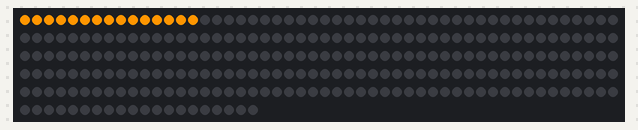
The sketch below on a simulated Arduino Uno, built with avr-gcc and run on an emulated ATmega328P. Shown: 270 RGB LEDs in strip order, left to right, continuing on the next row.

Above: at 0.47 s.
At 2.64 s:
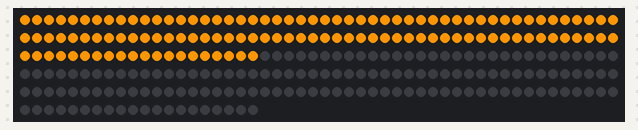
At 4.81 s:
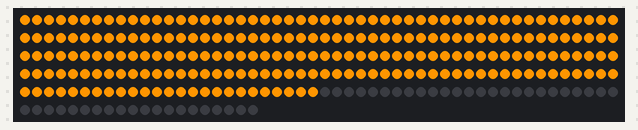
At 10.96 s:
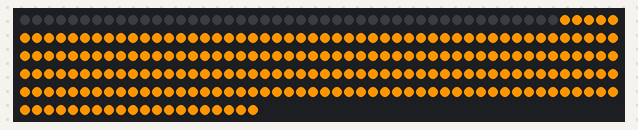
At 27.6 s:
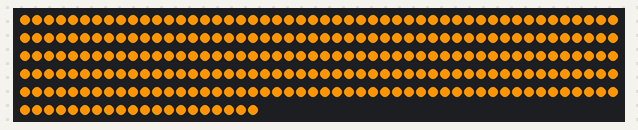
At 39.78 s:
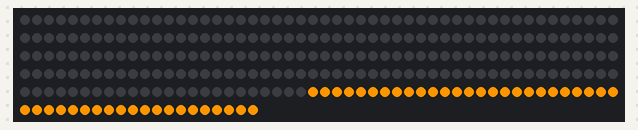

Measured:
- what the display in image 4 shows lasts 5.1 s, from 27.5 s to 32.6 s

The sketch:

TWCK_GoldenLights_Main.ino
```cpp
#include <FastLED.h>

#define NUM_LEDS 270
#define DATA_PIN 2

CRGB leds[NUM_LEDS];
uint8_t pos = 0;

void setup() {
  FastLED.addLeds<WS2812B, DATA_PIN, GRB>(leds, NUM_LEDS).setCorrection(TypicalLEDStrip);
  FastLED.clear(true);
  FastLED.setBrightness(250);  // safer for power
}

void loop() {


  // LeftPillar_LeftSide_RainUp(255, 150, 0);
  // LeftPillar_Middle_RainUp(255, 150, 0);
  // LeftPillar_RightSide_RainDown(255, 150, 0);

  // OffAll();
  // LeftPillar_RightSide_RainUp(255, 150, 0);
  // LeftPillar_Middle_RainDown(255, 150, 0);
  // LeftPillar_LeftSide_RainDown(255, 150, 0);
  // OffAll();


  // //blink all
  // for (int a = 0; a < 9; a++) {
  //   LeftPillar_OnAll(255, 150, 0);
  //   delay(100);
  //   OffAll();
  //   delay(100);
  // }

  // LeftPillar_OnAll(255, 150, 0);
  // delay(10000);
  // OffAll();
  // delay(1000);


  // LeftPillar_LeftSide_RainUp(255, 255, 175);
  // LeftPillar_Middle_RainUp(255, 255, 175);
  // LeftPillar_RightSide_RainDown(255, 255, 175);

  // OffAll();
  // LeftPillar_RightSide_RainUp(255, 255, 175);
  // LeftPillar_Middle_RainDown(255, 255, 175);
  // LeftPillar_LeftSide_RainDown(255, 255, 175);
  // OffAll();


  // //blink all
  // for (int a = 0; a < 9; a++) {
  //   LeftPillar_OnAll(255, 255, 175);
  //   delay(100);
  //   OffAll();
  //   delay(100);
  // }

  // LeftPillar_OnAll(255, 255, 175);
  // delay(10000);
  // OffAll();
  // delay(1000);


  // =======================
  // LeftPillar_OnAll_Even(255,150,0);
  // delay(300);
  // LeftPillar_OnAll_Odd(255,150,0);
  // delay(0);

  //RAIN LEFT TO RIGHT
  RainLeftPillar(255, 150, 0);
  OffAll();
  delay(500);

  //RAIN RIGHT TO LEFT
  RainRightPillar(255, 150, 0);

  delay(500);
  OffAll();
  delay(500);

  for (int a = 0; a < 10; a++) {
    LeftPillar_OnAll(255, 150, 0);
    delay(100);
    OffAll();
    RightPillar_OnAll(255, 150, 0);
    delay(100);
    OffAll();
  }

  LeftPillar_OnAll(255, 150, 0);
  RightPillar_OnAll(255, 150, 0);
  delay(5000);

  for (int b = 0; b < 30; b++) {
    LeftPillar_OnAll_Even(255, 150, 0);
    RightPillar_OnAll_Even(255, 150, 0);
    delay(100);
    LeftPillar_OnAll_Odd(255, 150, 0);
    RightPillar_OnAll_Odd(255, 150, 0);
    delay(100);
  }
  LeftPillar_OnAll(255, 150, 0);
  RightPillar_OnAll(255, 150, 0);
  delay(5000);
  OffAll();
}

void RainLeftPillar(uint8_t ColorRed, uint8_t ColorGreen, uint8_t ColorBlue) {
  //RAIN LEFT TO RIGHT
  LeftPillar_LeftSide_RainUp(ColorRed, ColorGreen, ColorBlue);
  LeftPillar_Middle_RainUp(ColorRed, ColorGreen, ColorBlue);
  LeftPillar_RightSide_RainDown(ColorRed, ColorGreen, ColorBlue);
  RightPillar_LeftSide_RainUp(ColorRed, ColorGreen, ColorBlue);
  RightPillar_Middle_RainDown(ColorRed, ColorGreen, ColorBlue);
  RightPillar_RightSide_RainDown(ColorRed, ColorGreen, ColorBlue);
}

void RainRightPillar(uint8_t ColorRed, uint8_t ColorGreen, uint8_t ColorBlue) {
  RightPillar_RightSide_RainUp(ColorRed, ColorGreen, ColorBlue);
  RightPillar_Middle_RainUp(ColorRed, ColorGreen, ColorBlue);
  RightPillar_LeftSide_RainDown(ColorRed, ColorGreen, ColorBlue);
  LeftPillar_RightSide_RainUp(ColorRed, ColorGreen, ColorBlue);
  LeftPillar_Middle_RainDown(ColorRed, ColorGreen, ColorBlue);
  LeftPillar_LeftSide_RainDown(ColorRed, ColorGreen, ColorBlue);
}


void OffAll() {
  for (int i = 0; i <= NUM_LEDS; i++) {
    setLedColor(i, CRGB(0, 0, 0));
  }
  FastLED.show();
}


void setLedColor(int ledNumber, CRGB color) {
  if (ledNumber < 0 || ledNumber >= NUM_LEDS) return;  // avoid out-of-bounds
  leds[ledNumber] = color;
}
```

LeftPillar.ino
```cpp
void LeftPillar_LeftSide_RainUp(uint8_t ColorR, uint8_t ColorG, uint8_t ColorB) {
  for (int i = 0; i < 49; i++) {
    setLedColor(i, CRGB(ColorR, ColorG, ColorB));
    delay(10);
    FastLED.show();
  }
}

void LeftPillar_Middle_RainUp(uint8_t ColorR, uint8_t ColorG, uint8_t ColorB) {
  for (int i = 49; i < 71; i++) {
    setLedColor(i, CRGB(ColorR, ColorG, ColorB));
    delay(10);
    FastLED.show();
  }
}

void LeftPillar_RightSide_RainDown(uint8_t ColorR, uint8_t ColorG, uint8_t ColorB) {
  for (int i = 71; i < 134; i++) {
    setLedColor(i, CRGB(ColorR, ColorG, ColorB));
    delay(10);
    FastLED.show();
  }
}

void LeftPillar_OnAll(uint8_t ColorR, uint8_t ColorG, uint8_t ColorB) {
  for (int i = 0; i < 134; i++) {
    setLedColor(i, CRGB(ColorR, ColorG, ColorB));
  }
  FastLED.show();
}

void LeftPillar_RightSide_RainUp(uint8_t ColorR, uint8_t ColorG, uint8_t ColorB) {
  for (int i = 134; i >= 71; i--) {
    setLedColor(i, CRGB(ColorR, ColorG, ColorB));
    delay(10);
    FastLED.show();
  }
}

void LeftPillar_Middle_RainDown(uint8_t ColorR, uint8_t ColorG, uint8_t ColorB) {
  for (int i = 70; i >= 49; i--) {
    setLedColor(i, CRGB(ColorR, ColorG, ColorB));
    delay(10);
    FastLED.show();
  }
}

void LeftPillar_LeftSide_RainDown(uint8_t ColorR, uint8_t ColorG, uint8_t ColorB) {
  for (int i = 48; i >= 0; i--) {
    setLedColor(i, CRGB(ColorR, ColorG, ColorB));
    delay(10);
    FastLED.show();
  }
}


void LeftPillar_OnAll_Odd(uint8_t ColorR, uint8_t ColorG, uint8_t ColorB) {
  for (int i = 0; i < 134; i++) {
    if (i % 2 == 0) {
      setLedColor(i, CRGB(0, 0, 0));
    } else {
      setLedColor(i, CRGB(ColorR, ColorG, ColorB));
    }
  }
  FastLED.show();
}

void LeftPillar_OnAll_Even(uint8_t ColorR, uint8_t ColorG, uint8_t ColorB) {
  for (int i = 0; i < 134; i++) {
    if (i % 2 == 0) {
      setLedColor(i, CRGB(ColorR, ColorG, ColorB));
    } else {
      setLedColor(i, CRGB(0, 0, 0));
    }
  }
  FastLED.show();
}
```

RightPillar.ino
```cpp
void RightPillar_LeftSide_RainUp(uint8_t ColorR, uint8_t ColorG, uint8_t ColorB) {
  for (int i = 134; i < 197; i++) {
    setLedColor(i, CRGB(ColorR, ColorG, ColorB));
    delay(10);
    FastLED.show();
  }
}

void RightPillar_Middle_RainDown(uint8_t ColorR, uint8_t ColorG, uint8_t ColorB) {
  for (int i = 197; i < 219; i++) {
    setLedColor(i, CRGB(ColorR, ColorG, ColorB));
    delay(10);
    FastLED.show();
  }
}

void RightPillar_RightSide_RainDown(uint8_t ColorR, uint8_t ColorG, uint8_t ColorB) {
  for (int i = 219; i < 270; i++) {
    setLedColor(i, CRGB(ColorR, ColorG, ColorB));
    delay(10);
    FastLED.show();
  }
}

void RightPillar_LeftSide_RainDown(uint8_t ColorR, uint8_t ColorG, uint8_t ColorB) {
  for (int i = 196; i >= 134; i--) {
    setLedColor(i, CRGB(ColorR, ColorG, ColorB));
    delay(10);
    FastLED.show();
  }
}

void RightPillar_Middle_RainUp(uint8_t ColorR, uint8_t ColorG, uint8_t ColorB) {
  for (int i = 218; i >= 197; i--) {
    setLedColor(i, CRGB(ColorR, ColorG, ColorB));
    delay(10);
    FastLED.show();
  }
}

void RightPillar_RightSide_RainUp(uint8_t ColorR, uint8_t ColorG, uint8_t ColorB) {
  for (int i = 270; i >= 219; i--) {
    setLedColor(i, CRGB(ColorR, ColorG, ColorB));
    delay(10);
    FastLED.show();
  }
}

void RightPillar_OnAll(uint8_t ColorR, uint8_t ColorG, uint8_t ColorB) {
  for (int i = 134; i < 270; i++) {
    setLedColor(i, CRGB(ColorR, ColorG, ColorB));
  }
  FastLED.show();
}

void RightPillar_OnAll_Odd(uint8_t ColorR, uint8_t ColorG, uint8_t ColorB) {
  for (int i = 134; i < 270; i++) {
    if (i % 2 == 0) {
      setLedColor(i, CRGB(0, 0, 0));
    } else {
      setLedColor(i, CRGB(ColorR, ColorG, ColorB));
    }
  }
  FastLED.show();
}

void RightPillar_OnAll_Even(uint8_t ColorR, uint8_t ColorG, uint8_t ColorB) {
  for (int i = 134; i < 270; i++) {
    if (i % 2 == 0) {
      setLedColor(i, CRGB(ColorR, ColorG, ColorB));
    } else {
      setLedColor(i, CRGB(0, 0, 0));
    }
  }
  FastLED.show();
}
```
